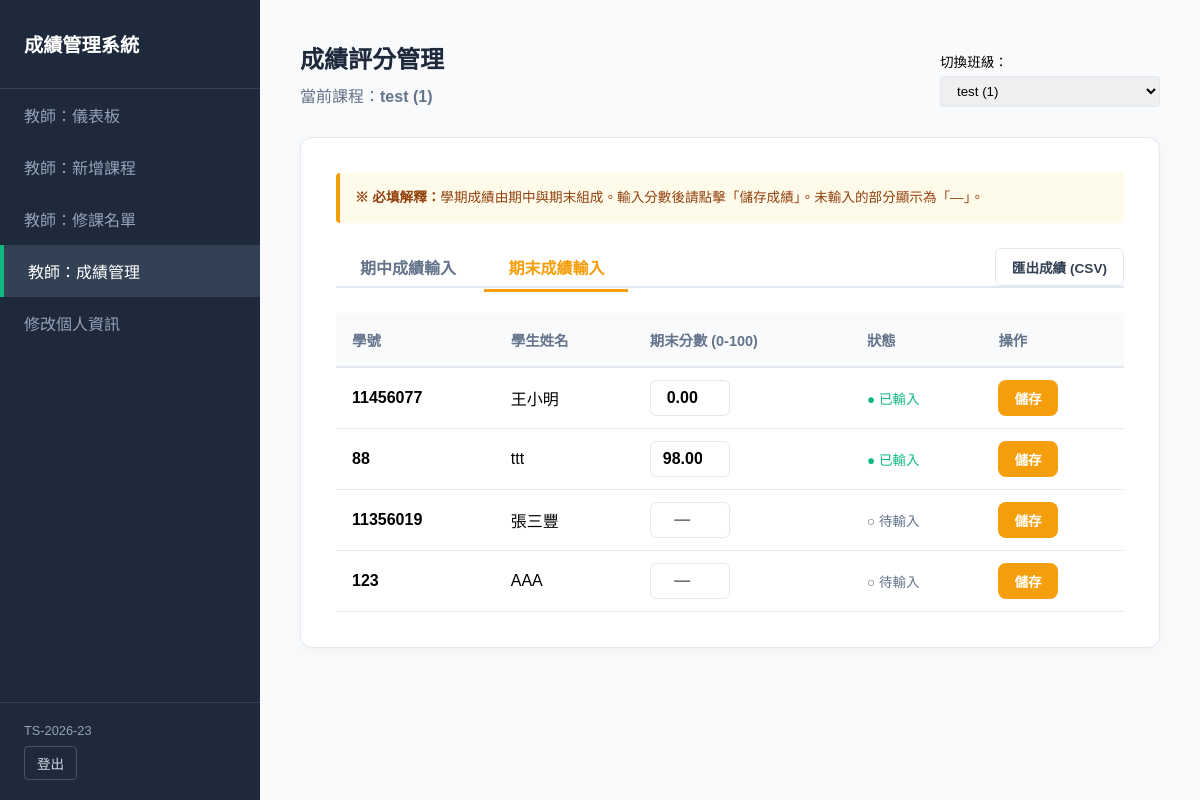
The app's page /accounts/teacher/course/9/grades/?tab=final (signed in) with its own data.
### grades/models.py (models this page shows, shortened)
class Course(models.Model):
    SCHEDULE_CHOICES = [
        ('週一', [
            ('MON_1', '第1節 08:00-09:00'),
            ('MON_2', '第2節 09:10-10:10'),
            ('MON_3', '第3節 10:20-11:20'),
            ('MON_4', '第4節 11:30-12:30'),
            ('MON_5', '第5節 13:30-14:30'),
            ('MON_6', '第6節 14:40-15:40'),
            ('MON_7', '第7節 15:50-16:50'),
            ('MON_8', '第8節 17:00-18:00'),
        ]),
        ('週二', [
            ('TUE_1', '第1節 08:00-09:00'),
            ('TUE_2', '第2節 09:10-10:10'),
            ('TUE_3', '第3節 10:20-11:20'),
            ('TUE_4', '第4節 11:30-12:30'),
            ('TUE_5', '第5節 13:30-14:30'),
            ('TUE_6', '第6節 14:40-15:40'),
            ('TUE_7', '第7節 15:50-16:50'),
            ('TUE_8', '第8節 17:00-18:00'),
        ]),
        ('週三', [
            ('WED_1', '第1節 08:00-09:00'),
            ('WED_2', '第2節 09:10-10:10'),
            ('WED_3', '第3節 10:20-11:20'),
            ('WED_4', '第4節 11:30-12:30'),
            ('WED_5', '第5節 13:30-14:30'),
            ('WED_6', '第6節 14:40-15:40'),
            ('WED_7', '第7節 15:50-16:50'),
            ('WED_8', '第8節 17:00-18:00'),
        ]),
        ('週四', [
            ('THU_1', '第1節 08:00-09:00'),
            ('THU_2', '第2節 09:10-10:10'),
            ('THU_3', '第3節 10:20-11:20'),
            ('THU_4', '第4節 11:30-12:30'),
            ('THU_5', '第5節 13:30-14:30'),
            ('THU_6', '第6節 14:40-15:40'),
            ('THU_7', '第7節 15:50-16:50'),
            ('THU_8', '第8節 17:00-18:00'),
        ]),
        ('週五', [
            ('FRI_1', '第1節 08:00-09:00'),
            ('FRI_2', '第2節 09:10-10:10'),
            ('FRI_3', '第3節 10:20-11:20'),
            ('FRI_4', '第4節 11:30-12:30'),
            ('FRI_5', '第5節 13:30-14:30'),
            ('FRI_6', '第6節 14:40-15:40'),
            ('FRI_7', '第7節 15:50-16:50'),
            ('FRI_8', '第8節 17:00-18:00'),
        ]),
    ]
    name = models.CharField(max_length=100, verbose_name="課程名稱")
    code = models.CharField(max_length=20, unique=True, verbose_name="課程號碼")
    description = models.TextField(blank=True, verbose_name="課程描述")
    schedule = models.CharField(max_length=200, blank=False, verbose_name="上課時間")
    credits = models.PositiveSmallIntegerField(default=3, verbose_name="學分數")
    teacher = models.ForeignKey(
        User,
        null=True,
        blank=True,
        on_delete=models.SET_NULL,
        related_name='teaching_courses',
        verbose_name="任課教師",
    )
    capacity = models.PositiveIntegerField(default=40, verbose_name="課程人數上限")

class Enrollment(models.Model):
    student = models.ForeignKey(User, on_delete=models.CASCADE, verbose_name="學生", related_name='enrollments')
    course = models.ForeignKey(Course, on_delete=models.CASCADE, verbose_name="課程", related_name='enrollments')
    semester = models.CharField(max_length=20, blank=True, default='', verbose_name="學期")
    approved = models.BooleanField(default=False, verbose_name="審核通過")
    requested_at = models.DateTimeField(default=timezone.now, verbose_name="申請時間")
    midterm_grade = models.DecimalField(
        max_digits=7,
        decimal_places=2,
        null=True,
        blank=True,
        verbose_name="期中成績",
        validators=[MinValueValidator(0)],
    )
    final_grade = models.DecimalField(
        max_digits=7,
        decimal_places=2,
        null=True,
        blank=True,
        verbose_name="期末成績",
        validators=[MinValueValidator(0)],
    )
    class Meta:
        verbose_name = "選課紀錄"
        verbose_name_plural = "選課紀錄管理"

class Profile(models.Model):
    user = models.OneToOneField(User, on_delete=models.CASCADE, related_name='profile')
    full_name = models.CharField(max_length=150, blank=True, verbose_name="姓名")
    avatar = models.ImageField(upload_to='avatars/', null=True, blank=True, verbose_name="個人頭像")
    is_teacher = models.BooleanField(default=False, verbose_name="是否為教師")

### grades/views.py (the view)
# urls.py: path('teacher/course/<int:course_id>/grades/', views.teacher_grade_manage, name='teacher_grade_manage'),
@user_passes_test(_is_teacher)
def teacher_grade_manage(request, course_id):
    course = get_object_or_404(Course, id=course_id, teacher=request.user)
    courses = Course.objects.filter(teacher=request.user).order_by('code')
    enrollments = Enrollment.objects.filter(course=course).select_related('student', 'student__profile')
    grade_tab = request.GET.get('tab', 'midterm')
    if grade_tab not in ('midterm', 'final'):
        grade_tab = 'midterm'
    return render(request, 'uiux/teacher_grade_manage.html', {
        'course': course,
        'courses': courses,
        'enrollments': enrollments,
        'grade_tab': grade_tab,
        'active_nav': 'grades',
    })

### grades/views.py (called while the page is built)
def _is_teacher(user):
    if not user.is_authenticated:
        return False
    try:
        if user.groups.filter(name='Teacher').exists():
            return True
    except Exception:
        pass
    profile = getattr(user, 'profile', None)
    return bool(profile and profile.is_teacher)

### templates/uiux/teacher_grade_manage.html (shortened to what this page needs)
{% extends 'uiux/base_teacher.html' %}
{% block content %}
{% if not courses %}
<div class="card"><p style="text-align:center;color:var(--text-muted);padding:24px;">尚無課程。<a href="{% url 'create_course' %}">建立課程</a></p></div>
{% else %}
<div class="page-header">
    <div>
        <h1 style="font-size: 1.5rem; color: var(--brand-dark); margin-bottom: 8px;">成績評分管理</h1>
        <p style="color: var(--text-muted);">當前課程：<strong>{{ course.name }} ({{ course.code }})</strong></p>
    </div>
    <div>
        <label style="font-size: 0.85rem; display: block; margin-bottom: 5px;">切換班級：</label>
        <select class="course-select" onchange="if(this.value) window.location.href=this.value;">
            {% for c in courses %}
            <option value="{% url 'teacher_grade_manage' c.id %}?tab={{ grade_tab }}" {% if course.id == c.id %}selected{% endif %}>
                {{ c.name }} ({{ c.code }})
            </option>
            {% endfor %}
        </select>
    </div>
</div>
<div class="card">
    <div class="explanation-box">
        <p><strong>※ 必填解釋：</strong>學期成績由期中與期末組成。輸入分數後請點擊「儲存成績」。未輸入的部分顯示為「—」。</p>
    </div>
    <div class="tab-container" style="display: flex; justify-content: space-between; align-items: center;">
        <div>
            <a class="tab {% if grade_tab == 'midterm' %}active{% endif %}" href="{% url 'teacher_grade_manage' course.id %}?tab=midterm">期中成績輸入</a>
            <a class="tab {% if grade_tab == 'final' %}active{% endif %}" href="{% url 'teacher_grade_manage' course.id %}?tab=final">期末成績輸入</a>
        </div>
        <a href="{% url 'export_course_grades' course.id %}" class="btn-outline">匯出成績 (CSV)</a>
    </div>
    {% if enrollments %}
    <table>
        <thead>
            <tr>
                <th>學號</th>
                <th>學生姓名</th>
                <th>{% if grade_tab == 'midterm' %}期中分數 (0-100){% else %}期末分數 (0-100){% endif %}</th>
                <th>狀態</th>
                <th>操作</th>
            </tr>
        </thead>
        <tbody>
            {% for e in enrollments %}
            <tr>
                <td><strong>{{ e.student.username }}</strong></td>
                <td>{{ e.student.profile.full_name|default:e.student.username }}</td>
                <td>
                    <form method="post" action="{% url 'update_enrollment_grade' e.id %}" style="display:flex;gap:8px;align-items:center;">
                        {% if grade_tab == 'midterm' %}
                        <input type="hidden" name="final_grade" value="{{ e.final_grade|default_if_none:'' }}">
                        <input type="number" class="score-input" name="midterm_grade" min="0" max="100" step="0.01"
                               value="{{ e.midterm_grade|default_if_none:'' }}" placeholder="—">
                        {% else %}
                        <input type="number" class="score-input" name="final_grade" min="0" max="100" step="0.01"
                               value="{{ e.final_grade|default_if_none:'' }}" placeholder="—">
                        {% endif %}
                </td>
                <td>
                    {% if grade_tab == 'midterm' and e.midterm_grade is not None %}
                    <span class="status-done">● 已輸入</span>
                    {% elif grade_tab == 'final' and e.final_grade is not None %}
                    <span class="status-done">● 已輸入</span>
                    {% else %}
                    <span class="status-pending">○ 待輸入</span>
                    {% endif %}
                </td>
                <td>
                        <button type="submit" class="btn-save" style="padding:8px 16px;font-size:0.85rem;">儲存</button>
                </td>
            </tr>
            {% endfor %}
        </tbody>
    </table>
    {% else %}
    <p style="text-align:center;color:var(--text-muted);padding:24px;">此課程尚無學生選修。</p>
    {% endif %}
</div>
{% endif %}
{% endblock %}

### templates/uiux/base_teacher.html (shortened to what this page needs)
<!DOCTYPE html>
<html lang="zh-TW">
<head>
</head>
<body>
    <aside>
        <div class="sidebar-header">成績管理系統</div>
        <nav>
            <a href="{% url 'teacher_dashboard' %}" {% if active_nav == 'dashboard' %}class="active"{% endif %}>教師：儀表板</a>
            <a href="{% url 'create_course' %}" {% if active_nav == 'create_course' %}class="active"{% endif %}>教師：新增課程</a>
            <a href="{% url 'teacher_courses' %}" {% if active_nav == 'roster' %}class="active"{% endif %}>教師：修課名單</a>
            <a href="{% url 'teacher_grade_hub' %}" {% if active_nav == 'grades' %}class="active"{% endif %}>教師：成績管理</a>
            <a href="{% url 'edit_profile' %}" {% if active_nav == 'profile' %}class="active"{% endif %}>修改個人資訊</a>
        </nav>
        <div class="sidebar-footer">
            <p style="color: #94a3b8; font-size: 0.8rem; margin-bottom: 8px;">{{ user.username }}</p>
            <form method="post" action="{% url 'logout' %}">
                <button type="submit">登出</button>
            </form>
        </div>
    </aside>
    <main>
        {% block content %}{% endblock %}
    </main>
</body>
</html>

### templates/uiux/base_teacher.html (style rules this page uses)
:root { --sidebar-width: 260px; --brand-dark: #1e293b; --brand-active: #334155; --bg-main: #f8fafc; --white: #ffffff; --accent: #10b981; --text-main: #334155; --text-muted: #64748b; --border: #e2e8f0; }
* { margin: 0; padding: 0; box-sizing: border-box; }
body { font-family: "PingFang TC", "Microsoft JhengHei", sans-serif; background-color: var(--bg-main); display: flex; }
aside { width: var(--sidebar-width); background-color: var(--brand-dark); color: white; position: fixed; height: 100vh; display: flex; flex-direction: column; }
.sidebar-header { padding: 30px 24px; font-size: 1.2rem; font-weight: bold; border-bottom: 1px solid #334155; }
nav { flex-grow: 1; }
nav a { display: block; padding: 14px 24px; color: #94a3b8; text-decoration: none; }
nav a:hover, nav a.active { background-color: var(--brand-active); color: white; border-left: 4px solid var(--accent); }
.sidebar-footer { padding: 20px 24px; border-top: 1px solid #334155; }
.sidebar-footer form button { background: none; border: 1px solid #475569; color: #cbd5e1; padding: 6px 12px; border-radius: 4px; cursor: pointer; font-size: 0.85rem; }
main { margin-left: var(--sidebar-width); flex-grow: 1; padding: 40px; min-width: 0; }

### templates/uiux/teacher_grade_manage.html (style rules this page uses)
:root { --warning: #f59e0b; }
.page-header { margin-bottom: 30px; display: flex; justify-content: space-between; align-items: flex-end; flex-wrap: wrap; gap: 16px; }
.card { background: var(--white); border-radius: 12px; box-shadow: 0 4px 15px rgba(0,0,0,0.03); border: 1px solid var(--border); padding: 35px; }
.tab-container { display: flex; gap: 10px; margin-bottom: 25px; border-bottom: 2px solid var(--border); }
.tab { padding: 12px 24px; font-weight: 600; color: var(--text-muted); border-bottom: 3px solid transparent; text-decoration: none; }
.tab.active { color: var(--warning); border-bottom-color: var(--warning); }
table { width: 100%; border-collapse: collapse; margin-top: 10px; }
th { text-align: left; padding: 16px; background: #f8fafc; color: var(--text-muted); font-size: 0.9rem; border-bottom: 2px solid var(--border); }
td { padding: 12px 16px; border-bottom: 1px solid var(--border); }
.score-input { width: 80px; padding: 8px 12px; border: 1.5px solid var(--border); border-radius: 6px; text-align: center; font-size: 1rem; font-weight: bold; }
.explanation-box { background: #fffbeb; border-left: 4px solid var(--warning); padding: 15px; margin-bottom: 25px; border-radius: 4px; }
.explanation-box p { font-size: 0.85rem; color: #92400e; line-height: 1.5; }
.btn-save { padding: 12px 30px; border-radius: 8px; font-weight: bold; cursor: pointer; border: none; background: var(--warning); color: white; }
.course-select { padding: 6px 12px; border-radius: 4px; border: 1px solid var(--border); min-width: 220px; }
.status-done { color: #10b981; font-size: 0.85rem; }
.status-pending { color: var(--text-muted); font-size: 0.85rem; }
.btn-outline { padding: 8px 16px; font-size: 0.85rem; border: 1px solid var(--border); background: var(--white); color: var(--text-main); border-radius: 6px; text-decoration: none; font-weight: bold; cursor: pointer; transition: 0.2s; }

### records on screen
Course: name "test", code "1"
Enrollment: student.username "11456077", student.profile.full_name "王小明", final_grade "0.00", shows "● 已輸入"
Enrollment: student.username "88", student.profile.full_name "ttt", final_grade "98.00", shows "● 已輸入"
Enrollment: student.username "11356019", student.profile.full_name "張三豐", shows "○ 待輸入"
Enrollment: student.username "123", student.profile.full_name "AAA", shows "○ 待輸入"

### other values on screen
{{ user.username }} "TS-2026-23"
form field value "test (1)"
